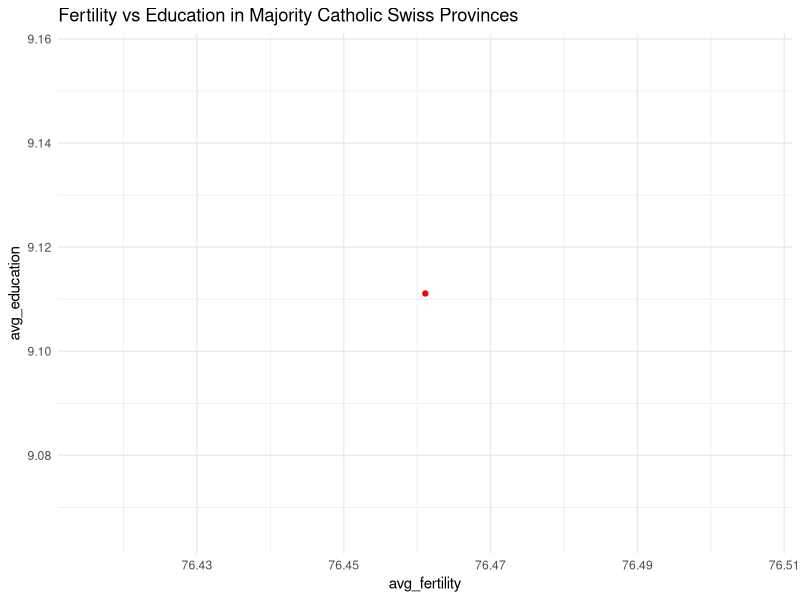

Source code (R):
# fixed_pipeline.R

library(tidyverse)
library(ggplot2)

# Load data
data(swiss)
df <- swiss

# Isolate provinces with Catholic percentage > 50 and flag them
high_catholic <- df |>
  filter(Catholic > 50) |>
  mutate(is_majority = TRUE)

# Calculate summary stats
summary_stats <- high_catholic |>
  summarize(
    avg_fertility = mean(Fertility, na.rm = TRUE),
    avg_education = mean(Education, na.rm = TRUE),
    max_ag = max(Agriculture, na.rm = TRUE)
  )

# Plot the results
plot <- ggplot(summary_stats, aes(x = avg_fertility, y = avg_education)) +
  geom_point(color = "red") +
  theme_minimal() +
  labs(title = "Fertility vs Education in Majority Catholic Swiss Provinces")

# Create outputs/ directory if it does not exist, then save the plot
if (!dir.exists("outputs")) {
  dir.create("outputs")
}
ggsave("outputs/my_plot.png", plot)
